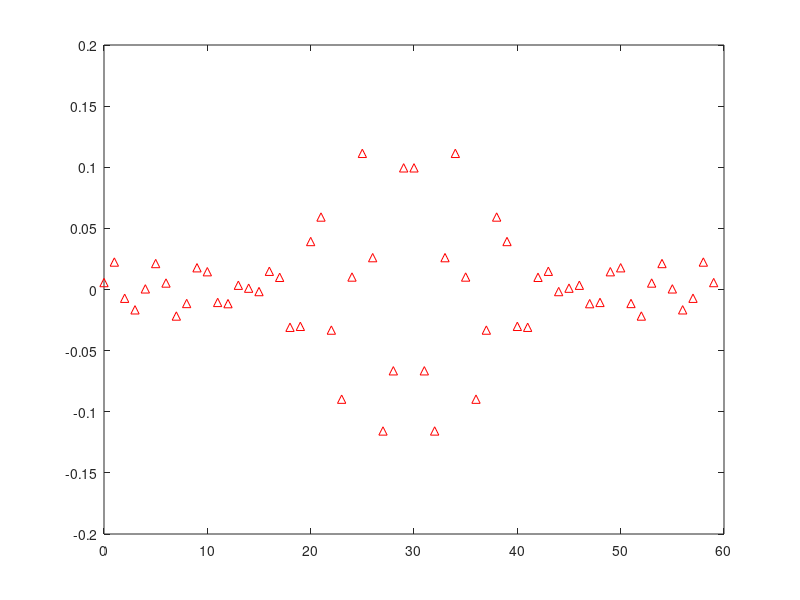

This chart was generated by the following MATLAB code: (Note: this script raises an error after producing the figure.)
clear all; clc; close all;

%% Part A
r_s2sig_s = @(r_s) 10^(-r_s/20);
r_p2sig_p = @(r_p) (10^(r_p/20)-1)/(10^(r_p/20)+1);
db2lin = @(db) 10^(db/20);


sample_freq = 6*10^6;
f_cut = [1*10^6 1.2*10^6 1.5*10^6 1.6*10^6];
mags = [0 1 0];
r_p = 2;
r_s = 30;
dev = [r_s2sig_s(r_s) r_p2sig_p(r_p) r_s2sig_s(r_s)];

[n_k, Wn, beta, ftype] = kaiserord(f_cut, mags, dev, sample_freq);
n_k = n_k +rem(n_k,2);
b_k = fir1(n_k,Wn,ftype,kaiser(n_k+1,beta),'noscale');
[H_k, f_k] = freqz(b_k, 1, 512, sample_freq);

[n_pm, f_pm, a_pm, w_pm] = firpmord(f_cut, mags, dev, sample_freq);
b_pm = firpm(n_pm, f_pm, a_pm,w_pm);
[H_pm, f_pm]  = freqz(b_pm, 1,512,sample_freq);
 
%% b
impz(b_k,1);
impz(b_pm, 1);
plotter(f_k, H_k, 'Kaiser');
plotter(f_pm, H_pm, 'Parks-McClellan');

%% c
% check_specs returns 1 if the specs are met and 0 if they are not
k_spec = check_specs(f_k, H_k)
pm_spec = check_specs(f_pm, H_pm)

%% d
weight_check = w_pm(1) == max([dev(1)/dev(2) dev(2)/dev(1)])

%% e

b_k = fir1(2+n_k,Wn,ftype,kaiser(2+n_k+1,beta),'noscale');
[H_k, f_k] = freqz(b_k, 1, 512, sample_freq);
[n_pm, f_pm, a_pm, w_pm] = firpmord(f_cut, mags, dev, sample_freq);
b_pm = firpm(2+n_pm, f_pm, a_pm,w_pm);
[H_pm, f_pm]  = freqz(b_pm, 1,512,sample_freq);

k_spec = check_specs(f_k, H_k)
% The Parks-McClellan doesn't meet specs at n = 58. It has a peak at
% -29.9748 dB in the passband.
pm_spec = check_specs(f_pm, H_pm)
plotter(f_k, H_k, 'Kaiser 2n');
plotter(f_pm, H_pm, 'Parks-McClellan 2n');
%% Functions
function plotter(f, H, g_title)
    figure
    plot(f/(10^6), 20*log10(abs(H)))
    ylim([-50,2]);
    hold on;
    xlabel('Frequency (MHz)');

    xl = xlim();
    line([1.2, 1.5], [2 2], 'Color','red', ...
        'LineStyle', '--');
    line([1.2, 1.5], [-2 -2], 'Color','red', ...
        'LineStyle', '--');
    line([xl(1), 1], [-30 -30], 'Color','red', ...
        'LineStyle', '--');
    line([1.6, xl(2)], [-30 -30], 'Color','red', ...
        'LineStyle', '--');

    title(g_title);
end

% returns 1 if specks are met
function check = check_specs(f, H)

    h = 20*log10(abs(H));
    pass = find((f > 1.2*10^6) & (f < 1.5*10^6));
    stop = find((f < 1*10^6) | (f > 1.6*10^6));
    max(h(stop))
    check = ~(any(h(pass) > 2) | any(h(pass) < -2) | any(h(stop) > -30));
end